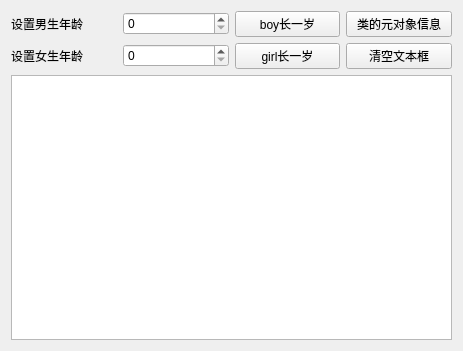
<?xml version="1.0" encoding="UTF-8"?>
<ui version="4.0">
 <class>Widget</class>
 <widget class="QWidget" name="Widget">
  <property name="geometry">
   <rect>
    <x>0</x>
    <y>0</y>
    <width>463</width>
    <height>351</height>
   </rect>
  </property>
  <property name="windowTitle">
   <string>MetaObject的使用</string>
  </property>
  <layout class="QVBoxLayout" name="verticalLayout">
   <item>
    <layout class="QHBoxLayout" name="horizontalLayout">
     <item>
      <widget class="QLabel" name="label">
       <property name="text">
        <string>设置男生年龄</string>
       </property>
      </widget>
     </item>
     <item>
      <widget class="QSpinBox" name="spinBoxBoy"/>
     </item>
     <item>
      <widget class="QPushButton" name="pushButton">
       <property name="text">
        <string>boy长一岁</string>
       </property>
      </widget>
     </item>
     <item>
      <widget class="QPushButton" name="pushButton_3">
       <property name="text">
        <string>类的元对象信息</string>
       </property>
      </widget>
     </item>
    </layout>
   </item>
   <item>
    <layout class="QHBoxLayout" name="horizontalLayout_3">
     <item>
      <widget class="QLabel" name="label_2">
       <property name="text">
        <string>设置女生年龄</string>
       </property>
      </widget>
     </item>
     <item>
      <widget class="QSpinBox" name="spinBoxGirl"/>
     </item>
     <item>
      <widget class="QPushButton" name="pushButton_2">
       <property name="text">
        <string>girl长一岁</string>
       </property>
      </widget>
     </item>
     <item>
      <widget class="QPushButton" name="pushButton_4">
       <property name="text">
        <string>清空文本框</string>
       </property>
      </widget>
     </item>
    </layout>
   </item>
   <item>
    <widget class="QPlainTextEdit" name="plainTextEdit"/>
   </item>
  </layout>
 </widget>
 <resources/>
 <connections/>
</ui>
